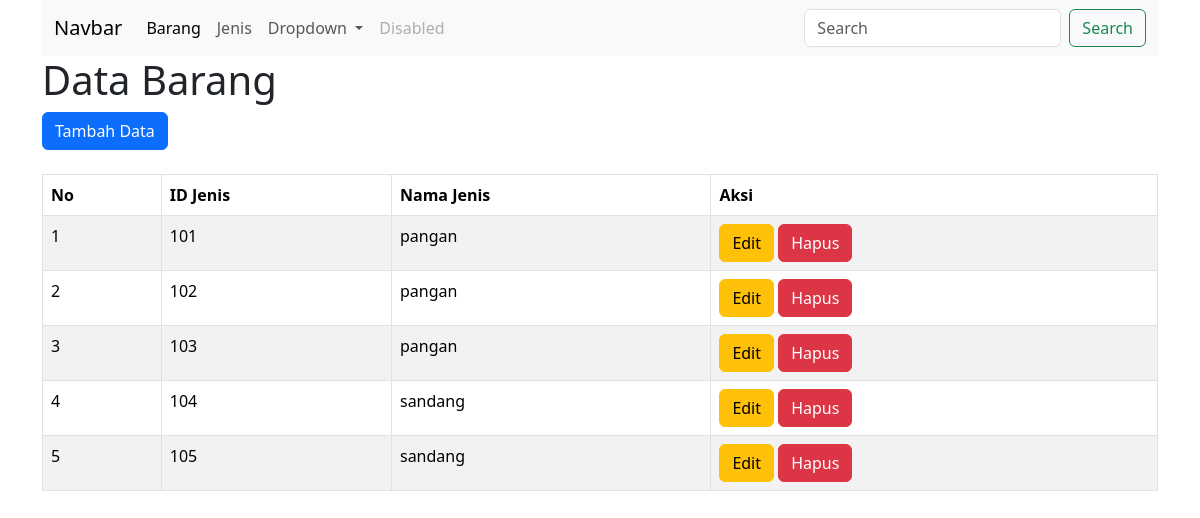
The app's page /view/jenis/index.php with its own data.
### tables this page shows
CREATE TABLE `jenis` (
  `id_jenis` int NOT NULL,
  `nama_jenis` varchar(15) DEFAULT NULL
);

### view/jenis/index.php (the view, shortened to what this page needs)
<!DOCTYPE html>
<html lang="en">
<head>
    <link rel="stylesheet" href="https://cdn.jsdelivr.net/npm/bootstrap@5.3.3/dist/css/bootstrap.min.css">
</head>
<body>
<div class="container">
    <nav class="navbar navbar-expand-lg bg-body-tertiary">
  <div class="container-fluid">
    <a class="navbar-brand" href="#">Navbar</a>
    <div class="collapse navbar-collapse" id="navbarSupportedContent">
      <ul class="navbar-nav me-auto mb-2 mb-lg-0">
        <li class="nav-item">
          <a class="nav-link active" aria-current="page" href='../barang/index.php'>Barang</a>
        </li>
        <li class="nav-item">
          <a class="nav-link" href='../jenis/index.php'>Jenis</a>
        </li>
        <li class="nav-item dropdown">
          <a class="nav-link dropdown-toggle" href="#" role="button" data-bs-toggle="dropdown" aria-expanded="false">
            Dropdown
          </a>
        </li>
        <li class="nav-item">
          <a class="nav-link disabled" aria-disabled="true">Disabled</a>
        </li>
      </ul>
      <form class="d-flex" role="search">
        <input class="form-control me-2" type="search" placeholder="Search" aria-label="Search">
        <button class="btn btn-outline-success" type="submit">Search</button>
      </form>
    </div>
  </div>
</nav>
    <h1>Data Barang</h1>
    <a href="view_tambah.php" class="btn btn-primary">Tambah Data</a>
    <br><br>
    <table class="table table-striped table-bordered">
  <thead>
    <tr>
    <th scope="col">No</th>
      <th scope="col">ID Jenis</th>
      <th scope="col">Nama Jenis</th>
      <th scope="col">Aksi</th>
    </tr>
  </thead>
  <?php
            include '../../config/koneksi.php';
            $query = mysqli_query($conn,"SELECT * FROM jenis");
            $no=1;
            if(mysqli_num_rows($query)){
                while($result=mysqli_fetch_assoc($query)){
                    ?>
                        <tr>
                            <td><?php echo $no;?></td>
                            <td><?php echo $result['id_jenis'];?></td>
                            <td><?php echo $result['nama_jenis'];?></td>
                            <td>
                                <a class="btn btn-warning" href="#" role="button">Edit </a>
                                <a class="btn btn-danger" href="#" role="button">Hapus </a>
                            </td>
                        </tr>
                    <?php
                    $no++;
            }
        }else{
            echo "Data Kosong";
        }
    ?>
</table>
</div>
</body>
</html>

### records on screen
jenis: id_jenis "101", nama_jenis "pangan"
jenis: id_jenis "102", nama_jenis "pangan"
jenis: id_jenis "103", nama_jenis "pangan"
jenis: id_jenis "104", nama_jenis "sandang"
jenis: id_jenis "105", nama_jenis "sandang"
